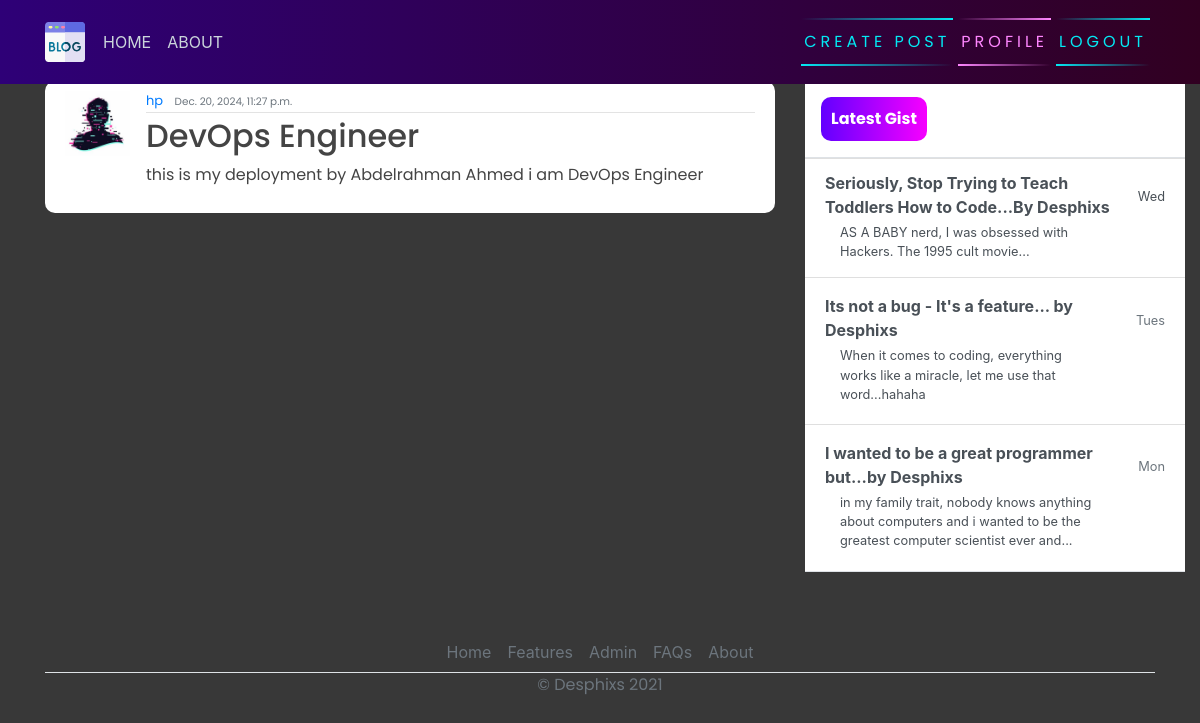
Screenshot of /post/30/ (signed in) with the database file from the repository.
### blog/models.py (models this page shows, shortened)
class Post(models.Model):
    title = models.CharField(max_length=200)
    content = models.TextField()
    date_posted = models.DateTimeField(default=timezone.now)
    author = models.ForeignKey(User, on_delete=models.CASCADE)

### users/models.py (models this page shows, shortened)
class Profile(models.Model):
    user = models.OneToOneField(User, on_delete=models.CASCADE)
    image = models.ImageField(default='default.jpg', upload_to='profile_pics')

### blog/views.py (the view)
# urls.py: path('post/<int:pk>/', PostDetailView.as_view(), name="blog-detail"),
class PostDetailView(LoginRequiredMixin, DetailView):
    model = Post

### blog/templates/blog/post_detail.html (shortened to what this page needs)
{% extends 'blog/base.html' %}
{% block content %}
        <article class="media content-section">
            <img class="rounded-cirlce article-img" src="{{ object.author.profile.image.url }}" alt="">
            <div class="media-body">
              <div class="article-metadata">
                <a class="mr-2" href="#">{{ object.author }}</a>
                <small class="text-muted">{{ object.date_posted }}</small> <br>
              </div>
              <h2><a class="article-title" href="#">{{ object.title }}</a></h2>
              <p class="article-content">{{ object.content }}</p>
            </div>
            <br>
          </article>
{% endblock content %}

### blog/static/blog/main.css (style rules this page uses)
body { background-color: rgb(56, 56, 56); margin-top: 5rem; background-size: contain; background-repeat: no-repeat; }
h1, h2, h3, h4, h5, h6, p { color: #444444; font-family: 'Poppins', sans-serif; }
.content-section { background: #ffffff; padding: 10px 20px; border-radius: 10px; margin-bottom: 20px; }
.article-title { color: #444444; }
.article-content { white-space: pre-line; }
.article-img { height: 65px; width: 65px; margin-right: 16px; }
.article-metadata { font-family: 'Poppins', sans-serif; padding-bottom: 1px; margin-bottom: 4px; font-size: 13px; border-bottom: 1px solid #e3e3e3 }

### rows the page displays
Post: author.profile.image (placeholder picture), author "hp", date_posted "Dec. 20, 2024, 11:27 p.m.", title "DevOps Engineer", content "this is my deployment by Abdelrahman Ahmed i am DevOps Engineer"
